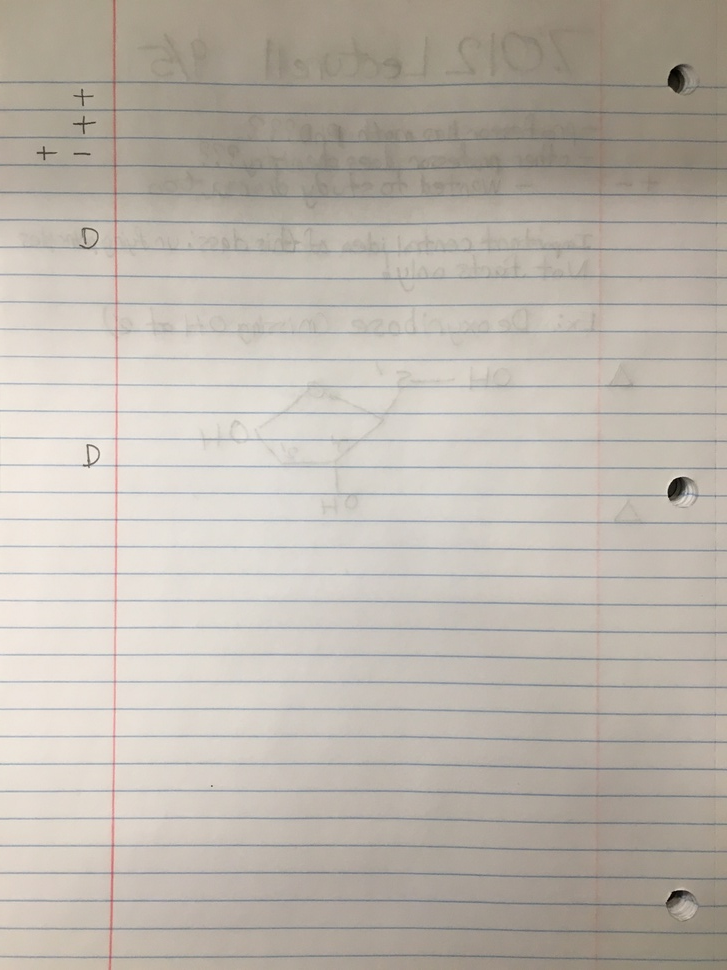
#> input picture IMG_2177.JPG, 727 x 970 px, shrunk from 3024 x 4032 before the run
$ jupyter execute annotation2.ipynb   (shell and % lines are left out)   (older library calls are emulated)
#> lines starting #> are read from the running program, lines starting #| are printed output that depends on the picture; after the words box and inside, x2 and y2 are one past the last pixel; in counts of white or black regions, pixels touching at a corner belong together
[cell 1]
import cv2
import numpy as np
from matplotlib import pyplot as plt
import os
import imutils
import cv2 as cv

[cell 2]
def get_image(file):
#> called with file = 'IMG_2177.JPG'
    img = cv2.imread(file)
#> img is the input picture: shape (970, 727, 3); mean B, G, R 172, 181.3, 188.4
    if img.shape[0] < img.shape[1]:
        img = np.rot90(np.rot90(np.rot90(img)))
        cv2.imwrite("./rtmp.jpg", img)
        img = cv2.imread("./rtmp.jpg")
    return img

[cell 3]
def show(img, change_color = True):
    if change_color:
        plt.imshow(cv2.cvtColor(img, cv2.COLOR_BGR2RGB))
    else:
        plt.imshow(img)

[cell 4]
img = get_image("IMG_2177.JPG")
print(img.shape)
#| (970, 727, 3)
img = img[:, 0:img.shape[1] // 3]
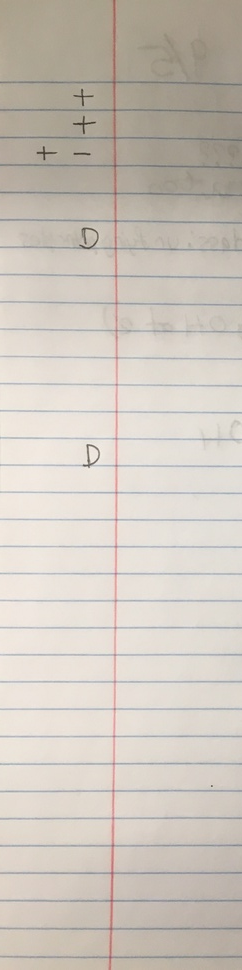
#> img: shape (970, 242, 3); mean B, G, R 188.9, 197.9, 205.5

ret, thresh = cv2.threshold(img[:,:,1], 0, 255, cv2.THRESH_BINARY | cv2.THRESH_OTSU)
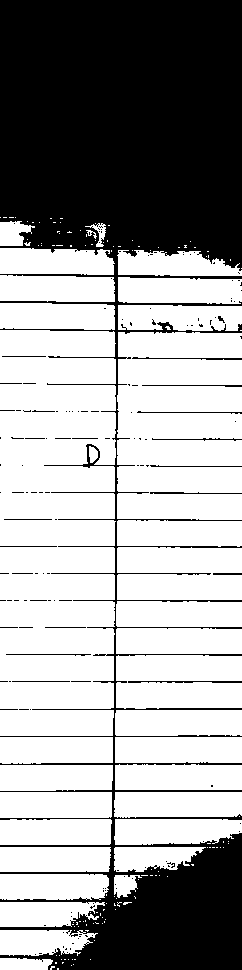
#> thresh: shape (970, 242); 63% white; 153 black regions (131 under 20 px), largest, box (x1, y1, x2, y2) and area: (0, 0, 242, 970) 84996, (128, 681, 242, 683) 183, (132, 357, 242, 360) 154
#> ret = 191
ret, thresh2 = cv2.threshold(img[:,:,2], 0, 255, cv2.THRESH_BINARY | cv2.THRESH_OTSU)
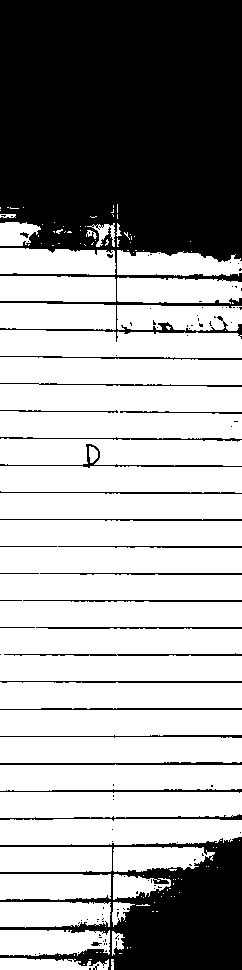
#> thresh2: shape (970, 242); 63.9% white; 112 black regions (85 under 20 px), largest, box (x1, y1, x2, y2) and area: (0, 0, 242, 342) 61951, (0, 837, 242, 970) 15242, (0, 762, 242, 765) 540
#> ret = 198
# res = cv2.add(m1, cv2.add(m2, m3))
# gray = cv2.cvtColor(thresh, cv2.COLOR_BGR2GRAY)
thresh = cv2.bitwise_xor(thresh, thresh2)
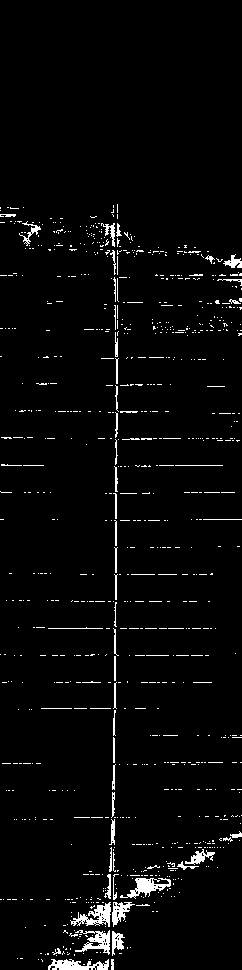
#> thresh: shape (970, 242); 3.1% white in thin lines or dots, all inside (x1, y1, x2, y2) = (0, 204, 242, 970)
cv2.imwrite('thresh.jpg',thresh)
edges = cv2.Canny(thresh,50,150,apertureSize = 3)
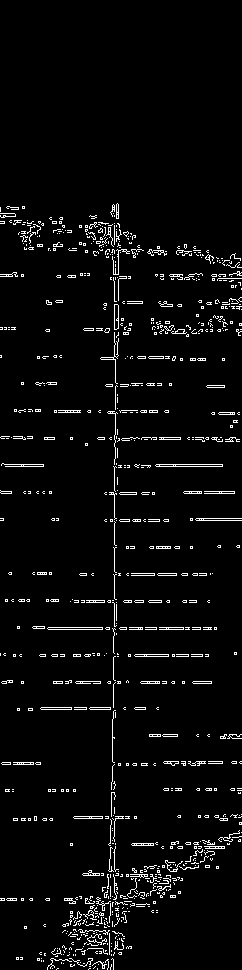
#> edges: shape (970, 242); 4% white in thin lines or dots, all inside (x1, y1, x2, y2) = (0, 203, 242, 970)
cv2.imwrite('edges.jpg', edges)
minLineLength = 1000
maxLineGap = 10

lines = cv2.HoughLinesP(thresh,1,np.pi/180,100,minLineLength,maxLineGap)
#> lines = 47 rows, first 6: [115, 329, 115, 305], [116, 491, 116, 467], [113, 735, 113, 718], [114, 789, 114, 765], [115, 545, 115, 522], [109, 926, 109, 902]
lines = [line for line in lines if abs(line[0][0] - line[0][2]) <= 10]
#> lines = 42 items, first 6: [[115, 329, 115, 305]], [[116, 491, 116, 467]], [[113, 735, 113, 718]], [[114, 789, 114, 765]], [[115, 545, 115, 522]], [[109, 926, 109, 902]]

avgx = int(np.average([line[0][0] for line in lines]))
#> avgx = 115
img = img[:, 0:int(avgx)]
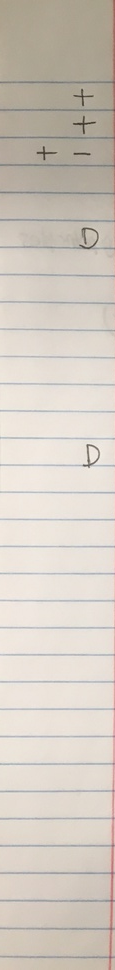
#> img: shape (970, 115, 3); mean B, G, R 193, 202.5, 210.7

cv2.imwrite('crop.jpg',img)
#> Out = True

[cell 5]
img = get_image("crop.jpg")
print(img.shape)
#| (970, 115, 3)

# [5 lines of commented-out code are left out]
gray = cv2.cvtColor(img, cv2.COLOR_BGR2GRAY)
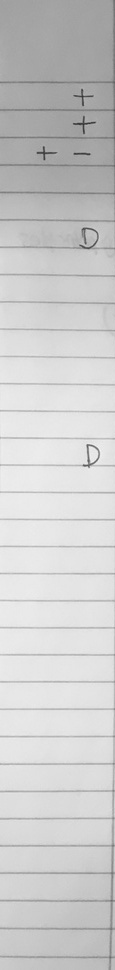
#> gray: shape (970, 115); min 48, max 247, mean 203.9
cv2.imwrite('gray2.jpg',gray)
# thresh = cv2.bitwise_xor(thresh, thresh2)
cv2.imwrite('thresh12.jpg',thresh)
edges = cv2.Canny(gray,50,150,apertureSize = 3)
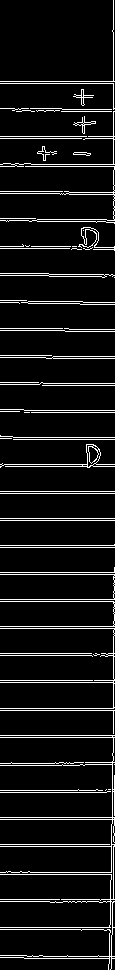
#> edges: shape (970, 115); 7.8% white in thin lines or dots
cv2.imwrite('edges2.jpg', edges)
minLineLength = 1000
maxLineGap = 10

[cell 6]
im = cv.imread('test.jpg')
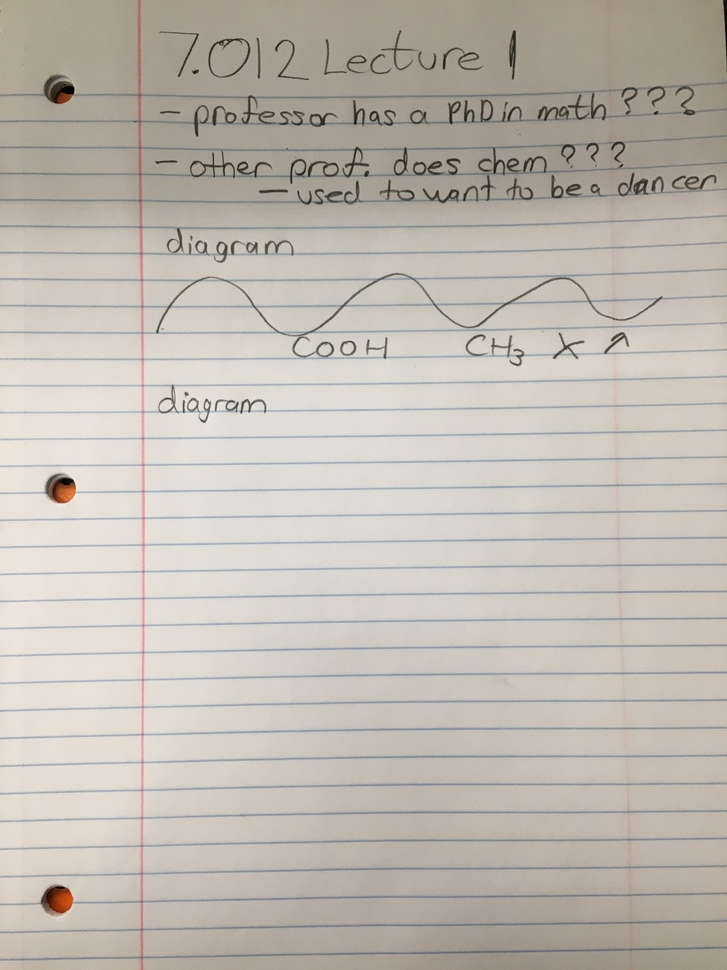
#> input picture test.jpg, 727 x 970 px, shrunk from 3024 x 4032 before the run
#> im is the input picture: shape (970, 727, 3); mean B, G, R 177.7, 186, 192.2
imgray = cv.cvtColor(im, cv.COLOR_BGR2GRAY)
ret, thresh = cv.threshold(imgray, 127, 255, 0)
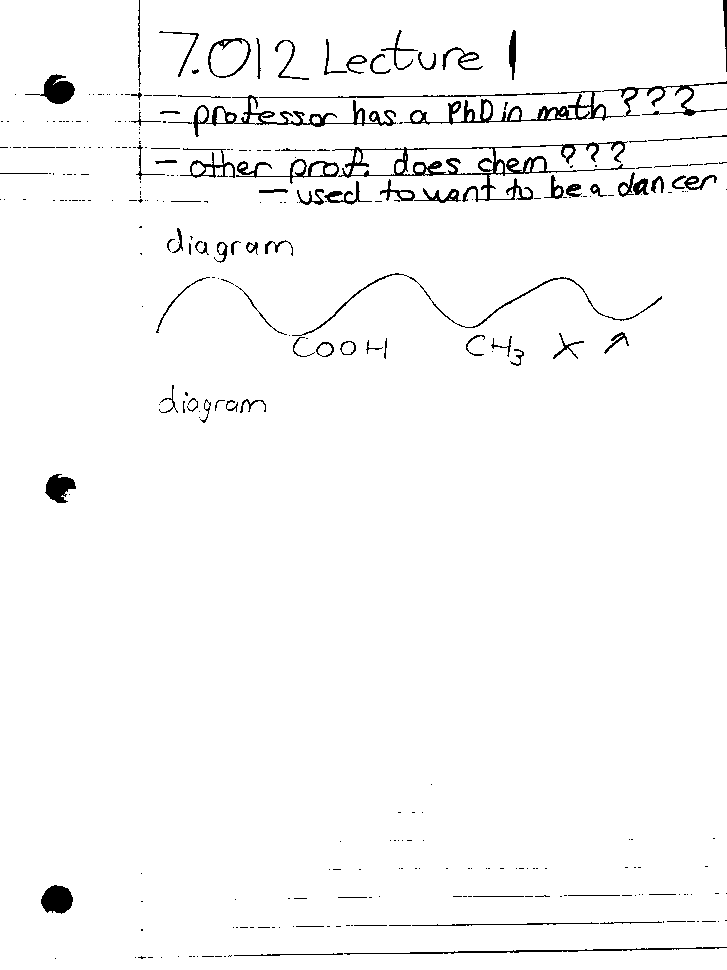
#> thresh: shape (970, 727); 97.3% white; 326 black regions (237 under 20 px)
im2, contours, hierarchy = cv.findContours(thresh, cv.RETR_TREE, cv.CHAIN_APPROX_SIMPLE)
#> contours = 471 contours, 310 with area under 20; largest, box (x1, y1, x2, y2) and area: (0, 0, 727, 970) 700147, (334, 141, 600, 203) 6074, (258, 90, 624, 126) 3112, (403, 148, 494, 175) 1567, (231, 94, 397, 128) 1533
